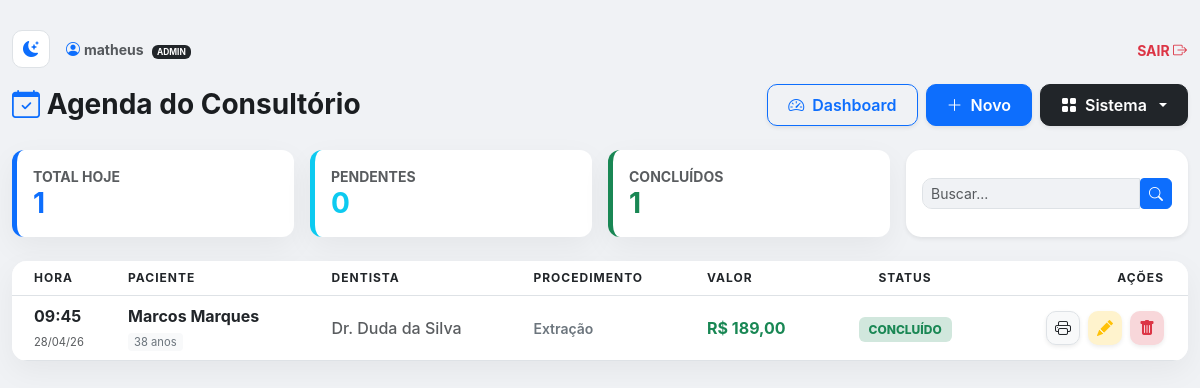
The app's page / (signed in) with its own data.
### agendamentos/models.py (models this page shows, shortened)
class Agendamento(models.Model):
    STATUS_CHOICES = [
        ('agendado', 'Agendado'),
        ('cancelado', 'Cancelado'),
        ('concluido', 'Concluído'),
    ]
    paciente = models.ForeignKey(Paciente, on_delete=models.CASCADE)
    dentista = models.ForeignKey(Dentista, on_delete=models.CASCADE)
    data_hora = models.DateTimeField()
    procedimento = models.ForeignKey('Procedimento', on_delete=models.SET_NULL, null=True, blank=True)
    valor_final = models.DecimalField(max_digits=10, decimal_places=2, null=True, blank=True)
    status = models.CharField(max_length=10, choices=STATUS_CHOICES, default='agendado')

class Paciente(models.Model):
    nome = models.CharField(max_length=100)
    cpf = models.CharField(max_length=14, unique=True)
    email = models.EmailField()
    telefone = models.CharField(max_length=15)
    data_nascimento = models.DateField()
    @property
    def idade(self):
        hoje = date.today()
        return hoje.year - self.data_nascimento.year - (
            (hoje.month, hoje.day) < (self.data_nascimento.month, self.data_nascimento.day)
        )

class Dentista(models.Model):
    nome = models.CharField(max_length=100)
    cro = models.CharField(max_length=20, unique=True, verbose_name="Registro CRO")
    especialidade = models.CharField(max_length=100)
    telefone = models.CharField(max_length=15)
    email = models.EmailField(blank=True, null=True)

class Procedimento(models.Model):
    nome = models.CharField(max_length=100, verbose_name="Nome do Procedimento")
    descricao = models.TextField(blank=True, null=True, verbose_name="Descrição")
    valor = models.DecimalField(max_digits=10, decimal_places=2, verbose_name="Valor (R$)")

### agendamentos/views.py (the view)
# urls.py: path('', views.index, name='index'),
@login_required
def index(request):
    busca = request.GET.get('search')
    filtro_data = request.GET.get('data')
    hoje = timezone.now().date()
    consultas = Agendamento.objects.all().order_by('data_hora')
    if busca:
        consultas = consultas.filter(paciente__nome__icontains=busca)
    if filtro_data == 'hoje':
        consultas = consultas.filter(data_hora__date=hoje)
    elif filtro_data == 'amanha':
        amanha = hoje + timedelta(days=1)
        consultas = consultas.filter(data_hora__date=amanha)
    total_agendados = Agendamento.objects.count()
    total_concluidos = Agendamento.objects.filter(status='concluido').count()
    total_pendentes = Agendamento.objects.filter(status='agendado').count()
    context = {
        'consultas': consultas,
        'total_agendados': total_agendados,
        'total_concluidos': total_concluidos,
        'total_pendentes': total_pendentes,
    }
    return render(request, 'agendamentos/index.html', context)

### agendamentos/templates/agendamentos/index.html (shortened to what this page needs)
{% load static %}
<!DOCTYPE html>
<html lang="pt-br">
<head>
    <link href="https://cdn.jsdelivr.net/npm/bootstrap@5.3.0/dist/css/bootstrap.min.css" rel="stylesheet">
    <link rel="stylesheet" href="https://cdn.jsdelivr.net/npm/bootstrap-icons@1.11.1/font/bootstrap-icons.css">
</head>
<body>
<div class="container animate__animated animate__fadeIn">
    <div class="d-flex justify-content-between align-items-center mb-3">
        <div class="d-flex align-items-center gap-3">
            <div class="theme-toggle" id="themeBtn" title="Alternar Tema">
                <i class="bi bi-moon-stars-fill" id="themeIcon"></i>
            </div>
            <small class="text-muted">
                <i class="bi bi-person-circle text-primary"></i>
                <strong>{{ user.username }}</strong>
                {% if user.is_superuser %}<span class="badge bg-dark ms-1" style="font-size: 0.6em;">ADMIN</span>{% endif %}
            </small>
        </div>
        <form action="{% url 'logout' %}" method="post">
            <button type="submit" class="btn btn-link btn-sm text-danger text-decoration-none p-0 fw-bold">
                SAIR <i class="bi bi-box-arrow-right"></i>
            </button>
        </form>
    </div>
    <div class="d-flex justify-content-between align-items-center mb-4 flex-wrap gap-3">
        <h1 class="h3 fw-bold m-0 text-main"><i class="bi bi-calendar-check text-primary"></i> Agenda do Consultório</h1>
        <div class="d-flex gap-2 align-items-center flex-wrap">
            <a href="{% url 'dashboard' %}" class="btn btn-outline-primary btn-novo shadow-sm"><i class="bi bi-speedometer2"></i> Dashboard</a>
            <a href="{% url 'novo_agendamento' %}" class="btn btn-primary btn-novo shadow-sm"><i class="bi bi-plus-lg"></i> Novo</a>
            <div class="dropdown">
                <button class="btn btn-dark btn-novo dropdown-toggle shadow-sm" data-bs-toggle="dropdown">
                    <i class="bi bi-grid-fill"></i> Sistema
                </button>
            </div>
        </div>
    </div>
    <div class="row mb-4 g-3">
        <div class="col-md-3 col-6">
            <div class="card card-stats p-3">
                <small class="text-muted fw-bold">TOTAL HOJE</small>
                <h3 class="m-0 fw-bold text-primary">{{ total_agendados }}</h3>
            </div>
        </div>
        <div class="col-md-3 col-6">
            <div class="card card-stats p-3" style="border-left-color: #0dcaf0;">
                <small class="text-muted fw-bold">PENDENTES</small>
                <h3 class="m-0 fw-bold text-info">{{ total_pendentes }}</h3>
            </div>
        </div>
        <div class="col-md-3 col-6">
            <div class="card card-stats p-3" style="border-left-color: #198754;">
                <small class="text-muted fw-bold">CONCLUÍDOS</small>
                <h3 class="m-0 fw-bold text-success">{{ total_concluidos }}</h3>
            </div>
        </div>
        <div class="col-md-3 col-6">
            <div class="card p-3 shadow-sm h-100 d-flex flex-column justify-content-center">
                <form method="GET" class="d-flex">
                    <input type="text" name="search" class="form-control form-control-sm search-bar" placeholder="Buscar..." value="{{ request.GET.search }}">
                    <button type="submit" class="btn btn-primary btn-sm rounded-end"><i class="bi bi-search"></i></button>
                </form>
            </div>
        </div>
    </div>
    <div class="card overflow-hidden">
        <div class="table-responsive">
            <table class="table align-middle mb-0">
                <thead>
                    <tr>
                        <th class="status-indicator"></th>
                        <th class="ps-3">Hora</th>
                        <th>Paciente</th>
                        <th>Dentista</th>
                        <th>Procedimento</th>
                        <th>Valor</th>
                        <th class="text-center">Status</th>
                        <th class="text-end pe-4">Ações</th>
                    </tr>
                </thead>
                <tbody>
                    {% for consulta in consultas %}
                    <tr class="agenda-row">
                        <td class="status-indicator {% if consulta.status == 'agendado' %}status-agendado{% elif consulta.status == 'concluido' %}status-concluido{% else %}status-cancelado{% endif %}"></td>
                        <td class="ps-3 fw-bold">
                            {{ consulta.data_hora|date:"H:i" }} <br>
                            <small class="text-muted fw-normal" style="font-size: 0.7em;">{{ consulta.data_hora|date:"d/m/y" }}</small>
                        </td>
                        <td>
                            <div class="d-flex flex-column">
                                <span class="fw-bold">{{ consulta.paciente.nome }}</span>
                                <div>
                                    <span class="age-badge">{{ consulta.paciente.idade }} anos</span>
                                </div>
                            </div>
                        </td>
                        <td><span class="text-muted fw-medium">Dr. {{ consulta.dentista.nome|truncatechars:15 }}</span></td>
                        <td><small class="fw-semibold text-secondary">{{ consulta.procedimento.nome }}</small></td>
                        <td class="fw-bold text-success">R$ {{ consulta.valor_final }}</td>
                        <td class="text-center">
                            {% if consulta.status == 'agendado' %}
                                <span class="status-badge bg-info-subtle text-info">AGENDADO</span>
                            {% elif consulta.status == 'concluido' %}
                                <span class="status-badge bg-success-subtle text-success">CONCLUÍDO</span>
                            {% else %}
                                <span class="status-badge bg-danger-subtle text-danger">CANCELADO</span>
                            {% endif %}
                        </td>
                        <td class="text-end pe-4">
                            <div class="d-flex justify-content-end gap-2">
                                <a href="{% url 'imprimir_ficha_consulta' consulta.pk %}" class="btn-action bg-light text-dark border shadow-sm" title="Ficha"><i class="bi bi-printer"></i></a>
                                <a href="{% url 'editar_agendamento' consulta.pk %}" class="btn-action bg-warning-subtle text-warning shadow-sm" title="Editar"><i class="bi bi-pencil-fill"></i></a>
                                <a href="{% url 'excluir_agendamento' consulta.pk %}" class="btn-action bg-danger-subtle text-danger shadow-sm" title="Excluir"><i class="bi bi-trash-fill"></i></a>
                            </div>
                        </td>
                    </tr>
                    {% empty %}
                    <tr><td colspan="8" class="text-center py-5 text-muted">Nenhum agendamento encontrado para hoje.</td></tr>
                    {% endfor %}
                </tbody>
            </table>
        </div>
    </div>
</div>
</body>
</html>

### agendamentos/templates/agendamentos/index.html (style rules this page uses)
:root { --bg-body: #f0f2f5; --bg-card: #ffffff; --text-main: #1a1d20; --text-muted: #6c757d; --primary-blue: #0d6efd; --border-color: #dee2e6; --table-hover: #f8f9fa; --shadow: rgba(0,0,0,0.05); }
body { background-color: var(--bg-body); color: var(--text-main); padding-top: 30px; font-family: 'Inter', sans-serif; transition: all 0.3s ease; }
.container { max-width: 1200px; }
.card { background-color: var(--bg-card); border: none; border-radius: 15px; box-shadow: 0 10px 30px var(--shadow); color: var(--text-main); }
.card-stats { transition: 0.3s; border-left: 5px solid var(--primary-blue); border-radius: 12px; }
.table { color: var(--text-main); }
.table thead { background-color: var(--table-hover); color: var(--text-muted); text-transform: uppercase; font-size: 0.75rem; letter-spacing: 1px; }
.agenda-row { transition: 0.2s; border-bottom: 1px solid var(--border-color) !important; }
.theme-toggle { width: 38px; height: 38px; border-radius: 10px; display: flex; align-items: center; justify-content: center; cursor: pointer; background: var(--bg-card); border: 1px solid var(--border-color); transition: 0.3s; color: var(--primary-blue); }
.status-indicator { width: 6px; padding: 0 !important; }
.status-concluido { background-color: #198754; }
.btn-novo { border-radius: 10px; padding: 8px 20px; font-weight: 600; display: flex; align-items: center; gap: 8px; transition: 0.3s; }
.status-badge { font-size: 0.75em; padding: 5px 10px; border-radius: 6px; font-weight: 800; text-transform: uppercase; }
.btn-action { width: 34px; height: 34px; display: inline-flex; align-items: center; justify-content: center; border-radius: 10px; transition: 0.2s; border: none; text-decoration: none; }
.search-bar { background-color: var(--bg-body); border-color: var(--border-color); color: var(--text-main); border-radius: 10px 0 0 10px; }
.age-badge { font-size: 0.7em; background-color: var(--table-hover); color: var(--text-muted); padding: 2px 6px; border-radius: 4px; }

### records on screen
Agendamento: data_hora "09:45", data_hora "28/04/26", paciente.nome "Marcos Marques", paciente.idade "38", dentista.nome "Duda da Silva", procedimento.nome "Extração", valor_final "189,00", status "CONCLUÍDO"

### other values on screen
{{ user.username }} "matheus"
{{ total_agendados }} "1"
{{ total_pendentes }} "0"
{{ total_concluidos }} "1"
